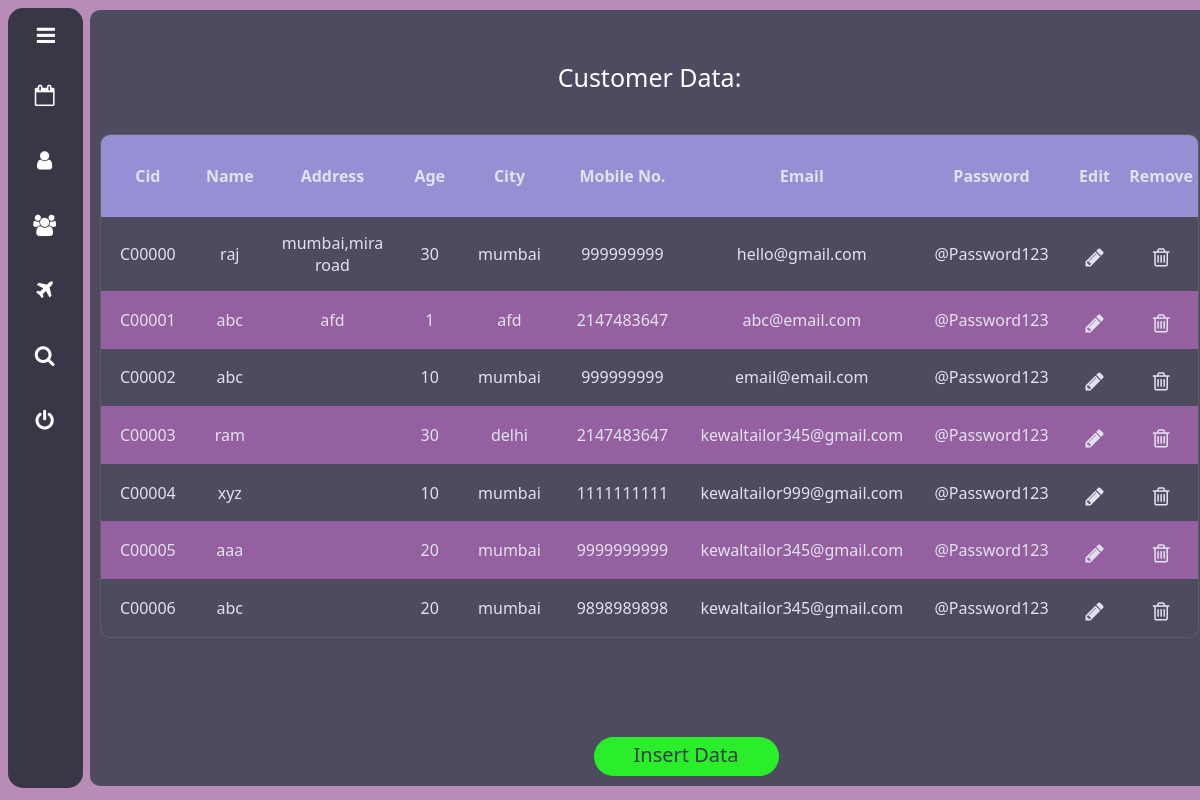
The app's page /Admin/customers.php with its own data.
### tables this page shows
CREATE TABLE IF NOT EXISTS `customer` (
  `cid` varchar(20) NOT NULL,
  `name` varchar(20) NOT NULL,
  `addr` varchar(50) DEFAULT NULL,
  `age` int(3) DEFAULT NULL,
  `city` varchar(50) NOT NULL,
  `password` varchar(20) NOT NULL,
  `mobile` varchar(10) DEFAULT NULL,
  `email` varchar(50) NOT NULL,
  `otp` char(4) NOT NULL,
  PRIMARY KEY (`cid`)
);

### Admin/customers.php (the view, shortened to what this page needs)
<!DOCTYPE html>
<html>
    <head>
        <link rel="stylesheet" type="text/css" href="table2.css">
        <link rel="stylesheet" type="text/css" href="sidebaradmin.css">
        <link rel="stylesheet" type="text/css" href="https://netdna.bootstrapcdn.com/font-awesome/4.0.3/css/font-awesome.css">
    </head>
    <body>
    <div class="container">
        <div class="main">
                <div class="content">
                <div class="content-title">Customer Data:</div>
                <div class="data">
                    <table class="tbl-head" cellpadding="0" cellspacing="0" border="0">
                        <thead>
                        <tr>
                            <th>Cid</th>
                            <th>Name</th>
                            <th>Address</th>
                            <th>Age</th>
                            <th>City</th>
                            <th>Mobile No.</th>
                            <th>Email</th>
                            <th>Password</th>
                            <th>Edit</th>
                            <th>Remove</th>
                        </tr>
                        </thead>
                    <tbody>
                    <?php
                        include("connect.php");
                        $query="select * from customer";
                        $cmd=mysqli_query($con,$query);
                        while($row=mysqli_fetch_array($cmd)){
                    ?>
                    <tr>
                            <td><?php echo $row['cid'];?></td>
                            <td><?php echo $row['name'];?></td>
                            <td><?php echo $row['addr'];?></td>
                            <td><?php echo $row['age'];?></td>
                            <td><?php echo $row['city'];?></td>
                            <td><?php echo $row['mobile'];?></td>
                            <td><?php echo $row['email'];?></td>
                            <td><?php echo $row['password'];?></td>
                            <td><a class="edit" href="update.php?file=customers&id=<?php echo $row['cid']; ?>&key=cid"><i class="fa fa-pencil fa-lg"></i></a></td>
                            <td><i onclick="window.location.href='remove.php?file=customers&id=<?php echo $row['cid']; ?>&key=cid'" class="fa remove fa-trash-o fa-lg"></i></td>
                        </tr>
                    <?php } ?>
                    </tbody>
                    </table>
                </div>
                <div class="insertform">
                    <form action="insert.php" method="get">
                    <div class="insertsection btn">
                        <input class="insertbtn" type="submit" value="Insert Data">
                    </div>
                    </form>
                </div>
            </div>
        </div>
		<div class="sidebar">
            <i id="expandButton" class="fa fa-bars fa-lg"></i>
			<ul >
            <li class="nav-item" onclick="window.location.href='schedule.php'"><i class="fa fa-calendar-o fa-lg" href="#"><span class="remove" href="#">  Manage Schedule</span> </i></li>
                <li class="nav-item" onclick="window.location.href='customers.php'"><i class="fa fa-user fa-lg"><a class="remove" href="#">  Manage Customers</a> </i></li>
				<li class="nav-item" onclick="window.location.href='employees.php'"><i class="fa fa-group fa-lg"><a class="remove" href="#"> Manage Employees</a> </i></li>
				<li class="nav-item" onclick="window.location.href='flight.php'"><i class="fa fa-plane fa-lg"><a class="remove" href="#"> Manage Flights</a> </i></li>
                <li class="nav-item" onclick="window.location.href='other.php'"><i class="fa fa-search fa-lg"><a class="remove" href="#"> Manage Others</a> </i></li>
				<li class="nav-item" onclick="window.location.href='logout.php'"><i class="fa fa-power-off fa-lg"><a class="remove" href="#">  Logout</a> </i></li>
			</ul>
		</div>
	</div>
        </body>
</html>

### Admin/table2.css (style rules this page uses)
.content-title { position: relative; top:100px; font-size: 25px; text-align: center; }
thead { border-radius: 10px 10px 0 0; background-color: rgba(167, 159, 238, 0.815); }
.data { border: 1px solid rgb(95, 95, 96); border-radius: 10px; overflow: auto; margin: 10px; position: relative; top:100px; }
td,th { padding: 15px; }
th { overflow: auto; padding: 30px 0 30px 0; transition: all 0.5s; }
td { width: 8.825rem; text-align: center; }
tr:nth-child(even) { background-color: rgba(220, 117, 225, 0.496); }
.edit { color: #e1e2ef; transition: all 0.5s; }
i.remove { color: #e1e2ef; transition: all 0.5s; cursor: pointer; }

### Admin/sidebaradmin.css (style rules this page uses)
body { scrollbar-width: none; }
.main { position:absolute; left:90px; width: 93.25cqw ; height: 97%; transition: all 0.5s; margin-bottom: 100px; margin-top: -10px; }
.content { transition: all 0.5s; background-color: #4e4a5f; height: 100%; border-radius: 10px; }
body { height: 97.75cqh; width:95%; background-color: #b98cb8; }
.container { height: 100%; }
.sidebar { z-index: 10; position: fixed; overflow: auto; scrollbar-width: none; float: left; border-radius: 15px; padding: 10px; width: 55px; height: 95%; background-color: #393646; transition: width 0.5s; }
.sidebar ul { list-style-type: none; padding: 2px; margin-top: 10px; }
li.nav-item { height: 35px; width: 85%; overflow: hidden; margin-top: 10px; padding: 10px 6px 10px 3px; color: white; text-align: center; transition: all 0.5s; }
#expandButton { text-align: center; color:white; width:30px; margin-bottom:10px; margin-left: 8px; border-radius: 50px; cursor: pointer; top: 10px; right: 20px; padding: 10px 5px 10px 5px; transition: all 0.5s; margin-bottom: -10px; }
i.fa { text-align: center; padding-top: 10px; }
.remove { font-family: 'Segoe UI', Tahoma, Geneva, Verdana, sans-serif; display:none; font-size:1px; transition-property: all; transition-duration: 0.1s; transition-timing-function: ease-out; text-align: center; }

### Admin/customers.php (style rules this page uses)
* { font-family: 'Segoe UI', Tahoma, Geneva, Verdana, sans-serif; }
.content-title { color: #fff; }
td,th { color: #e1e2ef; }
.content-title { top:50px; }
.data { top:80px; height: fit-content; max-height: 68%; }
.main { top:20px }
input[type="submit"] { background: none; color: inherit; border: none; padding: 0; font: inherit; cursor: pointer; outline: inherit; }
.insertsection { position: absolute; bottom: 10px; left: 45%; }
.btn { border-radius: 50px; color: #fff; background-color: rgb(42, 238, 42); color: rgb(60, 61, 71); padding: 4px 40px 8px 40px; transition: all 1s; font-size: 20px; }

### records on screen
customer: cid "C00000", name "raj", addr "mumbai,mira road", age "30", city "mumbai", mobile "999999999", email "hello@gmail.com", password "@Password123"
customer: cid "C00001", name "abc", addr "afd", age "1", city "afd", mobile "2147483647", email "abc@email.com", password "@Password123"
customer: cid "C00002", name "abc", age "10", city "mumbai", mobile "999999999", email "email@email.com", password "@Password123"
customer: cid "C00003", name "ram", age "30", city "delhi", mobile "2147483647", email "kewaltailor345@gmail.com", password "@Password123"
customer: cid "C00004", name "xyz", age "10", city "mumbai", mobile "1111111111", email "kewaltailor999@gmail.com", password "@Password123"
customer: cid "C00005", name "aaa", age "20", city "mumbai", mobile "9999999999", email "kewaltailor345@gmail.com", password "@Password123"
customer: cid "C00006", name "abc", age "20", city "mumbai", mobile "9898989898", email "kewaltailor345@gmail.com", password "@Password123"
